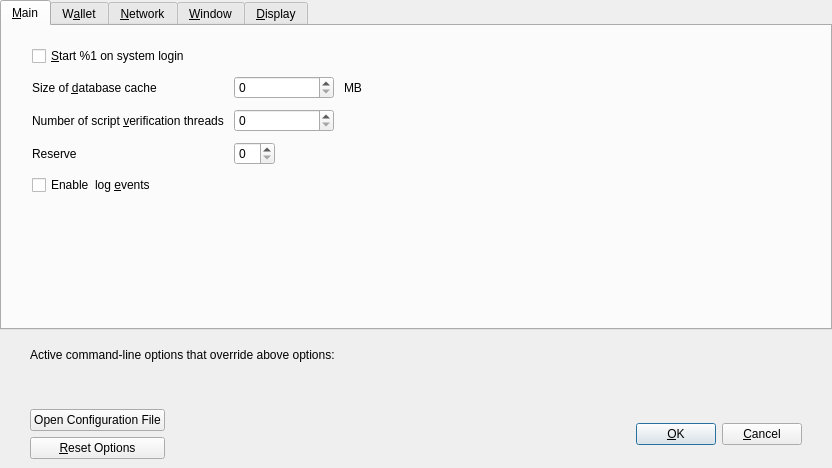
<?xml version="1.0" encoding="UTF-8"?>
<ui version="4.0">
 <class>OptionsDialog</class>
 <widget class="QDialog" name="OptionsDialog">
  <property name="geometry">
   <rect>
    <x>0</x>
    <y>0</y>
    <width>832</width>
    <height>468</height>
   </rect>
  </property>
  <property name="windowTitle">
   <string>Options</string>
  </property>
  <property name="modal">
   <bool>true</bool>
  </property>
  <layout class="QVBoxLayout" name="verticalLayout">
   <property name="leftMargin">
    <number>0</number>
   </property>
   <property name="topMargin">
    <number>0</number>
   </property>
   <property name="rightMargin">
    <number>0</number>
   </property>
   <property name="bottomMargin">
    <number>0</number>
   </property>
   <item>
    <widget class="QTabWidget" name="tabWidget">
     <property name="currentIndex">
      <number>0</number>
     </property>
     <widget class="QWidget" name="tabMain">
      <attribute name="title">
       <string>&amp;Main</string>
      </attribute>
      <layout class="QVBoxLayout" name="verticalLayout_3">
       <property name="spacing">
        <number>10</number>
       </property>
       <property name="leftMargin">
        <number>30</number>
       </property>
       <property name="topMargin">
        <number>20</number>
       </property>
       <property name="rightMargin">
        <number>30</number>
       </property>
       <property name="bottomMargin">
        <number>20</number>
       </property>
       <item>
        <widget class="QCheckBox" name="bitcoinAtStartup">
         <property name="toolTip">
          <string>Automatically start %1 after logging in to the system.</string>
         </property>
         <property name="text">
          <string>&amp;Start %1 on system login</string>
         </property>
        </widget>
       </item>
       <item>
        <layout class="QGridLayout" name="gridLayout">
         <property name="verticalSpacing">
          <number>10</number>
         </property>
         <item row="0" column="0">
          <widget class="QLabel" name="databaseCacheLabel">
           <property name="text">
            <string>Size of &amp;database cache</string>
           </property>
           <property name="textFormat">
            <enum>Qt::PlainText</enum>
           </property>
           <property name="buddy">
            <cstring>databaseCache</cstring>
           </property>
          </widget>
         </item>
         <item row="0" column="1">
          <layout class="QHBoxLayout" name="horizontalLayout_2_Main">
           <item>
            <widget class="QSpinBox" name="databaseCache">
             <property name="minimumSize">
              <size>
               <width>100</width>
               <height>0</height>
              </size>
             </property>
            </widget>
           </item>
           <item>
            <widget class="QLabel" name="databaseCacheUnitLabel">
             <property name="text">
              <string>MB</string>
             </property>
             <property name="textFormat">
              <enum>Qt::PlainText</enum>
             </property>
            </widget>
           </item>
           <item>
            <spacer name="horizontalSpacer_2_Main">
             <property name="orientation">
              <enum>Qt::Horizontal</enum>
             </property>
             <property name="sizeHint" stdset="0">
              <size>
               <width>40</width>
               <height>20</height>
              </size>
             </property>
            </spacer>
           </item>
          </layout>
         </item>
         <item row="1" column="0">
          <widget class="QLabel" name="threadsScriptVerifLabel">
           <property name="text">
            <string>Number of script &amp;verification threads</string>
           </property>
           <property name="textFormat">
            <enum>Qt::PlainText</enum>
           </property>
           <property name="buddy">
            <cstring>threadsScriptVerif</cstring>
           </property>
          </widget>
         </item>
         <item row="1" column="1">
          <layout class="QHBoxLayout" name="horizontalLayout_3_Main">
           <item>
            <widget class="QSpinBox" name="threadsScriptVerif">
             <property name="minimumSize">
              <size>
               <width>100</width>
               <height>0</height>
              </size>
             </property>
             <property name="toolTip">
              <string>(0 = auto, &lt;0 = leave that many cores free)</string>
             </property>
            </widget>
           </item>
           <item>
            <spacer name="horizontalSpacer_3_Main">
             <property name="orientation">
              <enum>Qt::Horizontal</enum>
             </property>
             <property name="sizeHint" stdset="0">
              <size>
               <width>40</width>
               <height>20</height>
              </size>
             </property>
            </spacer>
           </item>
          </layout>
         </item>
         <item row="2" column="0">
          <widget class="QLabel" name="reserveBalanceLabel">
           <property name="text">
            <string>Reserve</string>
           </property>
           <property name="textFormat">
            <enum>Qt::PlainText</enum>
           </property>
           <property name="buddy">
            <cstring>threadsScriptVerif</cstring>
           </property>
          </widget>
         </item>
         <item row="2" column="1">
          <layout class="QHBoxLayout" name="horizontalLayout_3_Main_3">
           <item>
            <widget class="BitcoinAmountField" name="reserveBalance">
             <property name="toolTip">
              <string>(0 = auto, &lt;0 = leave that many cores free)</string>
             </property>
            </widget>
           </item>
           <item>
            <spacer name="horizontalSpacer_3_Main_3">
             <property name="orientation">
              <enum>Qt::Horizontal</enum>
             </property>
             <property name="sizeHint" stdset="0">
              <size>
               <width>40</width>
               <height>20</height>
              </size>
             </property>
            </spacer>
           </item>
          </layout>
         </item>
        </layout>
       </item>
       <item>
        <widget class="QCheckBox" name="logEvents">
         <property name="text">
          <string>Enable  log &amp;events</string>
         </property>
        </widget>
       </item>
       <item>
        <spacer name="verticalSpacer_Main">
         <property name="orientation">
          <enum>Qt::Vertical</enum>
         </property>
         <property name="sizeHint" stdset="0">
          <size>
           <width>20</width>
           <height>40</height>
          </size>
         </property>
        </spacer>
       </item>
      </layout>
     </widget>
     <widget class="QWidget" name="tabWallet">
      <attribute name="title">
       <string>W&amp;allet</string>
      </attribute>
      <layout class="QVBoxLayout" name="verticalLayout_Wallet">
       <property name="spacing">
        <number>10</number>
       </property>
       <property name="leftMargin">
        <number>30</number>
       </property>
       <property name="topMargin">
        <number>20</number>
       </property>
       <property name="rightMargin">
        <number>30</number>
       </property>
       <property name="bottomMargin">
        <number>20</number>
       </property>
       <item>
        <widget class="QGroupBox" name="groupBox">
         <property name="title">
          <string>Expert</string>
         </property>
         <layout class="QVBoxLayout" name="verticalLayout_2">
          <property name="spacing">
           <number>10</number>
          </property>
          <item>
           <widget class="QCheckBox" name="coinControlFeatures">
            <property name="toolTip">
             <string>Whether to show coin control features or not.</string>
            </property>
            <property name="text">
             <string>Enable coin &amp;control features</string>
            </property>
           </widget>
          </item>
          <item>
           <widget class="QCheckBox" name="spendZeroConfChange">
            <property name="toolTip">
             <string>If you disable the spending of unconfirmed change, the change from a transaction cannot be used until that transaction has at least one confirmation. This also affects how your balance is computed.</string>
            </property>
            <property name="text">
             <string>&amp;Spend unconfirmed change</string>
            </property>
           </widget>
          </item>
          <item>
           <widget class="QCheckBox" name="zeroBalanceAddressToken">
            <property name="text">
             <string>Enable &amp;zero balance for receiver token address</string>
            </property>
           </widget>
          </item>
          <item>
           <widget class="QCheckBox" name="notUseChangeAddress">
            <property name="text">
             <string>Don't use change &amp;address</string>
            </property>
           </widget>
          </item>
          <item>
           <widget class="QCheckBox" name="checkForUpdates">
            <property name="text">
             <string>Check for &amp;updates</string>
            </property>
           </widget>
          </item>
         </layout>
        </widget>
       </item>
       <item>
        <spacer name="verticalSpacer_Wallet">
         <property name="orientation">
          <enum>Qt::Vertical</enum>
         </property>
         <property name="sizeHint" stdset="0">
          <size>
           <width>20</width>
           <height>40</height>
          </size>
         </property>
        </spacer>
       </item>
      </layout>
     </widget>
     <widget class="QWidget" name="tabNetwork">
      <attribute name="title">
       <string>&amp;Network</string>
      </attribute>
      <layout class="QVBoxLayout" name="verticalLayout_Network">
       <property name="spacing">
        <number>10</number>
       </property>
       <property name="leftMargin">
        <number>30</number>
       </property>
       <property name="topMargin">
        <number>20</number>
       </property>
       <property name="rightMargin">
        <number>30</number>
       </property>
       <property name="bottomMargin">
        <number>20</number>
       </property>
       <item>
        <widget class="QCheckBox" name="mapPortUpnp">
         <property name="toolTip">
          <string>Automatically open the VIPSTARCOIN-MV client port on the router. This only works when your router supports UPnP and it is enabled.</string>
         </property>
         <property name="text">
          <string>Map port using &amp;UPnP</string>
         </property>
        </widget>
       </item>
       <item>
        <widget class="QCheckBox" name="allowIncoming">
         <property name="toolTip">
          <string>Accept connections from outside.</string>
         </property>
         <property name="text">
          <string>Allow incomin&amp;g connections</string>
         </property>
        </widget>
       </item>
       <item>
        <widget class="QCheckBox" name="connectSocks">
         <property name="toolTip">
          <string>Connect to the VIPSTARCOIN-MV network through a SOCKS5 proxy.</string>
         </property>
         <property name="text">
          <string>&amp;Connect through SOCKS5 proxy (default proxy):</string>
         </property>
        </widget>
       </item>
       <item>
        <layout class="QHBoxLayout" name="horizontalLayout_1_Network">
         <item>
          <widget class="QLabel" name="proxyIpLabel">
           <property name="text">
            <string>Proxy &amp;IP:</string>
           </property>
           <property name="textFormat">
            <enum>Qt::PlainText</enum>
           </property>
           <property name="buddy">
            <cstring>proxyIp</cstring>
           </property>
          </widget>
         </item>
         <item>
          <widget class="QValidatedLineEdit" name="proxyIp">
           <property name="minimumSize">
            <size>
             <width>140</width>
             <height>0</height>
            </size>
           </property>
           <property name="maximumSize">
            <size>
             <width>140</width>
             <height>16777215</height>
            </size>
           </property>
           <property name="toolTip">
            <string>IP address of the proxy (e.g. IPv4: 127.0.0.1 / IPv6: ::1)</string>
           </property>
          </widget>
         </item>
         <item>
          <widget class="QLabel" name="proxyPortLabel">
           <property name="text">
            <string>&amp;Port:</string>
           </property>
           <property name="textFormat">
            <enum>Qt::PlainText</enum>
           </property>
           <property name="buddy">
            <cstring>proxyPort</cstring>
           </property>
          </widget>
         </item>
         <item>
          <widget class="QLineEdit" name="proxyPort">
           <property name="minimumSize">
            <size>
             <width>55</width>
             <height>0</height>
            </size>
           </property>
           <property name="maximumSize">
            <size>
             <width>55</width>
             <height>16777215</height>
            </size>
           </property>
           <property name="toolTip">
            <string>Port of the proxy (e.g. 9050)</string>
           </property>
          </widget>
         </item>
         <item>
          <spacer name="horizontalSpacer_1_Network">
           <property name="orientation">
            <enum>Qt::Horizontal</enum>
           </property>
           <property name="sizeHint" stdset="0">
            <size>
             <width>40</width>
             <height>20</height>
            </size>
           </property>
          </spacer>
         </item>
        </layout>
       </item>
       <item>
        <layout class="QHBoxLayout" name="horizontalLayout_2_Network">
         <item>
          <widget class="QLabel" name="proxyActiveNets">
           <property name="text">
            <string>Used for reaching peers via:</string>
           </property>
           <property name="textFormat">
            <enum>Qt::PlainText</enum>
           </property>
          </widget>
         </item>
         <item>
          <widget class="QCheckBox" name="proxyReachIPv4">
           <property name="enabled">
            <bool>false</bool>
           </property>
           <property name="toolTip">
            <string>Shows if the supplied default SOCKS5 proxy is used to reach peers via this network type.</string>
           </property>
           <property name="text">
            <string/>
           </property>
          </widget>
         </item>
         <item>
          <widget class="QLabel" name="proxyReachIPv4Label">
           <property name="text">
            <string>IPv4</string>
           </property>
           <property name="textFormat">
            <enum>Qt::PlainText</enum>
           </property>
          </widget>
         </item>
         <item>
          <widget class="QCheckBox" name="proxyReachIPv6">
           <property name="enabled">
            <bool>false</bool>
           </property>
           <property name="toolTip">
            <string>Shows if the supplied default SOCKS5 proxy is used to reach peers via this network type.</string>
           </property>
           <property name="text">
            <string/>
           </property>
          </widget>
         </item>
         <item>
          <widget class="QLabel" name="proxyReachIPv6Label">
           <property name="text">
            <string>IPv6</string>
           </property>
           <property name="textFormat">
            <enum>Qt::PlainText</enum>
           </property>
          </widget>
         </item>
         <item>
          <widget class="QCheckBox" name="proxyReachTor">
           <property name="enabled">
            <bool>false</bool>
           </property>
           <property name="toolTip">
            <string>Shows if the supplied default SOCKS5 proxy is used to reach peers via this network type.</string>
           </property>
           <property name="text">
            <string/>
           </property>
          </widget>
         </item>
         <item>
          <widget class="QLabel" name="proxyReachTorLabel">
           <property name="text">
            <string>Tor</string>
           </property>
           <property name="textFormat">
            <enum>Qt::PlainText</enum>
           </property>
          </widget>
         </item>
         <item>
          <spacer name="horizontalSpacer_2_Network">
           <property name="orientation">
            <enum>Qt::Horizontal</enum>
           </property>
           <property name="sizeHint" stdset="0">
            <size>
             <width>40</width>
             <height>20</height>
            </size>
           </property>
          </spacer>
         </item>
        </layout>
       </item>
       <item>
        <widget class="QCheckBox" name="connectSocksTor">
         <property name="toolTip">
          <string>Connect to the VIPSTARCOIN-MV network through a separate SOCKS5 proxy for Tor hidden services.</string>
         </property>
         <property name="text">
          <string>Use separate SOCKS&amp;5 proxy to reach peers via Tor hidden services:</string>
         </property>
        </widget>
       </item>
       <item>
        <layout class="QHBoxLayout" name="horizontalLayout_3_Network">
         <item>
          <widget class="QLabel" name="proxyIpTorLabel">
           <property name="text">
            <string>Proxy &amp;IP:</string>
           </property>
           <property name="textFormat">
            <enum>Qt::PlainText</enum>
           </property>
           <property name="buddy">
            <cstring>proxyIpTor</cstring>
           </property>
          </widget>
         </item>
         <item>
          <widget class="QValidatedLineEdit" name="proxyIpTor">
           <property name="minimumSize">
            <size>
             <width>140</width>
             <height>0</height>
            </size>
           </property>
           <property name="maximumSize">
            <size>
             <width>140</width>
             <height>16777215</height>
            </size>
           </property>
           <property name="toolTip">
            <string>IP address of the proxy (e.g. IPv4: 127.0.0.1 / IPv6: ::1)</string>
           </property>
          </widget>
         </item>
         <item>
          <widget class="QLabel" name="proxyPortTorLabel">
           <property name="text">
            <string>&amp;Port:</string>
           </property>
           <property name="textFormat">
            <enum>Qt::PlainText</enum>
           </property>
           <property name="buddy">
            <cstring>proxyPortTor</cstring>
           </property>
          </widget>
         </item>
         <item>
          <widget class="QLineEdit" name="proxyPortTor">
           <property name="minimumSize">
            <size>
             <width>55</width>
             <height>0</height>
            </size>
           </property>
           <property name="maximumSize">
            <size>
             <width>55</width>
             <height>16777215</height>
            </size>
           </property>
           <property name="toolTip">
            <string>Port of the proxy (e.g. 9050)</string>
           </property>
          </widget>
         </item>
         <item>
          <spacer name="horizontalSpacer_4_Network">
           <property name="orientation">
            <enum>Qt::Horizontal</enum>
           </property>
           <property name="sizeHint" stdset="0">
            <size>
             <width>40</width>
             <height>20</height>
            </size>
           </property>
          </spacer>
         </item>
        </layout>
       </item>
       <item>
        <spacer name="verticalSpacer_Network">
         <property name="orientation">
          <enum>Qt::Vertical</enum>
         </property>
         <property name="sizeHint" stdset="0">
          <size>
           <width>20</width>
           <height>40</height>
          </size>
         </property>
        </spacer>
       </item>
      </layout>
     </widget>
     <widget class="QWidget" name="tabWindow">
      <attribute name="title">
       <string>&amp;Window</string>
      </attribute>
      <layout class="QVBoxLayout" name="verticalLayout_Window">
       <property name="spacing">
        <number>10</number>
       </property>
       <property name="leftMargin">
        <number>30</number>
       </property>
       <property name="topMargin">
        <number>20</number>
       </property>
       <property name="rightMargin">
        <number>30</number>
       </property>
       <property name="bottomMargin">
        <number>20</number>
       </property>
       <item>
        <widget class="QCheckBox" name="hideTrayIcon">
         <property name="toolTip">
          <string>Hide the icon from the system tray.</string>
         </property>
         <property name="text">
          <string>&amp;Hide tray icon</string>
         </property>
        </widget>
       </item>
       <item>
        <widget class="QCheckBox" name="minimizeToTray">
         <property name="toolTip">
          <string>Show only a tray icon after minimizing the window.</string>
         </property>
         <property name="text">
          <string>&amp;Minimize to the tray instead of the taskbar</string>
         </property>
        </widget>
       </item>
       <item>
        <widget class="QCheckBox" name="minimizeOnClose">
         <property name="toolTip">
          <string>Minimize instead of exit the application when the window is closed. When this option is enabled, the application will be closed only after selecting Exit in the menu.</string>
         </property>
         <property name="text">
          <string>M&amp;inimize on close</string>
         </property>
        </widget>
       </item>
       <item>
        <spacer name="verticalSpacer_Window">
         <property name="orientation">
          <enum>Qt::Vertical</enum>
         </property>
         <property name="sizeHint" stdset="0">
          <size>
           <width>20</width>
           <height>40</height>
          </size>
         </property>
        </spacer>
       </item>
      </layout>
     </widget>
     <widget class="QWidget" name="tabDisplay">
      <attribute name="title">
       <string>&amp;Display</string>
      </attribute>
      <layout class="QVBoxLayout" name="verticalLayout_Display">
       <property name="spacing">
        <number>10</number>
       </property>
       <property name="leftMargin">
        <number>30</number>
       </property>
       <property name="topMargin">
        <number>20</number>
       </property>
       <property name="rightMargin">
        <number>30</number>
       </property>
       <property name="bottomMargin">
        <number>20</number>
       </property>
       <item>
        <layout class="QGridLayout" name="gridLayout_2">
         <property name="verticalSpacing">
          <number>10</number>
         </property>
         <item row="0" column="0">
          <widget class="QLabel" name="langLabel">
           <property name="text">
            <string>User Interface &amp;language:</string>
           </property>
           <property name="textFormat">
            <enum>Qt::PlainText</enum>
           </property>
           <property name="buddy">
            <cstring>lang</cstring>
           </property>
          </widget>
         </item>
         <item row="0" column="1">
          <widget class="QValueComboBox" name="lang">
           <property name="toolTip">
            <string>The user interface language can be set here. This setting will take effect after restarting %1.</string>
           </property>
          </widget>
         </item>
         <item row="1" column="0">
          <widget class="QLabel" name="unitLabel">
           <property name="text">
            <string>&amp;Unit to show amounts in:</string>
           </property>
           <property name="textFormat">
            <enum>Qt::PlainText</enum>
           </property>
           <property name="buddy">
            <cstring>unit</cstring>
           </property>
          </widget>
         </item>
         <item row="2" column="0">
          <widget class="QLabel" name="thirdPartyTxUrlsLabel">
           <property name="toolTip">
            <string>Third party URLs (e.g. a block explorer) that appear in the transactions tab as context menu items. %s in the URL is replaced by transaction hash. Multiple URLs are separated by vertical bar |.</string>
           </property>
           <property name="text">
            <string>&amp;Third party transaction URLs</string>
           </property>
           <property name="buddy">
            <cstring>thirdPartyTxUrls</cstring>
           </property>
          </widget>
         </item>
         <item row="1" column="1">
          <widget class="QValueComboBox" name="unit">
           <property name="toolTip">
            <string>Choose the default subdivision unit to show in the interface and when sending coins.</string>
           </property>
          </widget>
         </item>
         <item row="2" column="1">
          <widget class="QLineEdit" name="thirdPartyTxUrls">
           <property name="toolTip">
            <string>Third party URLs (e.g. a block explorer) that appear in the transactions tab as context menu items. %s in the URL is replaced by transaction hash. Multiple URLs are separated by vertical bar |.</string>
           </property>
          </widget>
         </item>
        </layout>
       </item>
       <item>
        <spacer name="verticalSpacer_Display">
         <property name="orientation">
          <enum>Qt::Vertical</enum>
         </property>
         <property name="sizeHint" stdset="0">
          <size>
           <width>20</width>
           <height>40</height>
          </size>
         </property>
        </spacer>
       </item>
      </layout>
     </widget>
    </widget>
   </item>
   <item>
    <widget class="QFrame" name="frame">
     <layout class="QVBoxLayout" name="verticalLayout_Bottom">
      <property name="leftMargin">
       <number>30</number>
      </property>
      <property name="rightMargin">
       <number>30</number>
      </property>
      <item>
       <layout class="QHBoxLayout" name="horizontalLayout_Bottom">
        <item>
         <widget class="QLabel" name="overriddenByCommandLineInfoLabel">
          <property name="text">
           <string>Active command-line options that override above options:</string>
          </property>
          <property name="textFormat">
           <enum>Qt::PlainText</enum>
          </property>
         </widget>
        </item>
        <item>
         <spacer name="horizontalSpacer_Bottom">
          <property name="orientation">
           <enum>Qt::Horizontal</enum>
          </property>
          <property name="sizeHint" stdset="0">
           <size>
            <width>40</width>
            <height>20</height>
           </size>
          </property>
         </spacer>
        </item>
       </layout>
      </item>
      <item>
       <widget class="QLabel" name="overriddenByCommandLineLabel">
        <property name="text">
         <string/>
        </property>
        <property name="textFormat">
         <enum>Qt::PlainText</enum>
        </property>
        <property name="wordWrap">
         <bool>true</bool>
        </property>
       </widget>
      </item>
     </layout>
    </widget>
   </item>
   <item>
    <widget class="QWidget" name="buttonsContainerWhite" native="true">
     <layout class="QHBoxLayout" name="horizontalLayout_2">
      <property name="leftMargin">
       <number>30</number>
      </property>
      <property name="rightMargin">
       <number>30</number>
      </property>
      <item>
       <layout class="QVBoxLayout" name="verticalLayout_Buttons">
        <item>
         <widget class="QPushButton" name="openBitcoinConfButton">
          <property name="toolTip">
           <string>Open the %1 configuration file from the working directory.</string>
          </property>
          <property name="text">
           <string>Open Configuration File</string>
          </property>
          <property name="autoDefault">
           <bool>false</bool>
          </property>
         </widget>
        </item>
        <item>
         <widget class="QPushButton" name="resetButton">
          <property name="toolTip">
           <string>Reset all client options to default.</string>
          </property>
          <property name="text">
           <string>&amp;Reset Options</string>
          </property>
          <property name="autoDefault">
           <bool>false</bool>
          </property>
         </widget>
        </item>
       </layout>
      </item>
      <item>
       <spacer name="horizontalSpacer_3">
        <property name="orientation">
         <enum>Qt::Horizontal</enum>
        </property>
        <property name="sizeHint" stdset="0">
         <size>
          <width>20</width>
          <height>20</height>
         </size>
        </property>
       </spacer>
      </item>
      <item>
       <widget class="QLabel" name="statusLabel">
        <property name="minimumSize">
         <size>
          <width>200</width>
          <height>0</height>
         </size>
        </property>
        <property name="font">
         <font>
          <weight>75</weight>
          <bold>true</bold>
         </font>
        </property>
        <property name="text">
         <string/>
        </property>
        <property name="textFormat">
         <enum>Qt::PlainText</enum>
        </property>
        <property name="wordWrap">
         <bool>true</bool>
        </property>
       </widget>
      </item>
      <item>
       <spacer name="horizontalSpacer">
        <property name="orientation">
         <enum>Qt::Horizontal</enum>
        </property>
        <property name="sizeHint" stdset="0">
         <size>
          <width>20</width>
          <height>20</height>
         </size>
        </property>
       </spacer>
      </item>
      <item>
       <widget class="QPushButton" name="okButton">
        <property name="text">
         <string>&amp;OK</string>
        </property>
        <property name="autoDefault">
         <bool>false</bool>
        </property>
        <property name="default">
         <bool>true</bool>
        </property>
       </widget>
      </item>
      <item>
       <widget class="QPushButton" name="cancelButton">
        <property name="text">
         <string>&amp;Cancel</string>
        </property>
        <property name="autoDefault">
         <bool>false</bool>
        </property>
       </widget>
      </item>
     </layout>
    </widget>
   </item>
  </layout>
 </widget>
 <customwidgets>
  <customwidget>
   <class>QValidatedLineEdit</class>
   <extends>QLineEdit</extends>
   <header>qt/qvalidatedlineedit.h</header>
  </customwidget>
  <customwidget>
   <class>QValueComboBox</class>
   <extends>QComboBox</extends>
   <header>qt/qvaluecombobox.h</header>
  </customwidget>
  <customwidget>
   <class>BitcoinAmountField</class>
   <extends>QSpinBox</extends>
   <header>qt/bitcoinamountfield.h</header>
  </customwidget>
 </customwidgets>
 <resources/>
 <connections/>
</ui>
